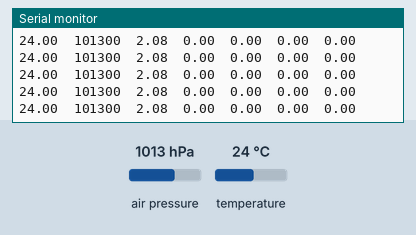
Simulated run of this sketch. Board: Arduino Uno, built with avr-gcc and run on an emulated ATmega328P. Shown: the last lines printed to the serial monitor. The test bench sets the inputs (shaded band); at power-on: temperature 24 °C, air pressure 1013 hPa.

Above: at 1.2 s.
1.3 s: temperature set to 10.6 °C
At 2.2 s:
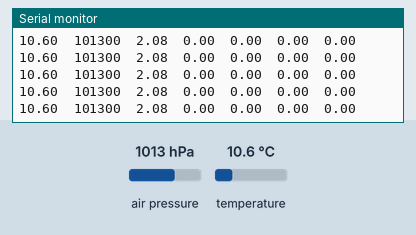
2.8 s: temperature set to 9.6 °C
At 3.9 s:
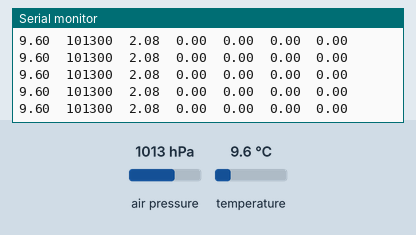
Timing chart, 0 to 5.8 s (numbered marks = the images above; inputs shaded):
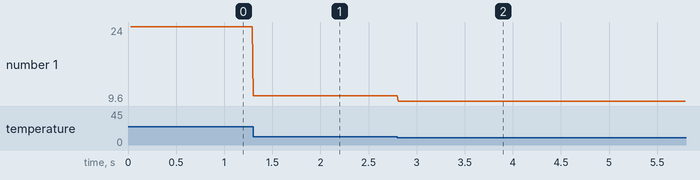

The sketch:

R_Santos.ino
```cpp
#include <Adafruit_BMP085.h>
#include <stdio.h>

Adafruit_BMP085 bmp;

float solo = 0;
int i = 0;
int idx[3] = {};
float alturaArray[3][10];
float mediaAlt[3+1] = {}; //+1 porque ele amazena a altura entrando
float somaAlt[3] = {};

void setup() {  ///inicialização
  Serial.begin(115200);
  if (!bmp.begin()) {
    Serial.println("Could not find a valid BMP085 sensor, check wiring!");
    while (1) {}
  }
  for(int i= 0; i < 10; i++){
    solo += bmp.readAltitude();
  }
  solo = solo/10;

/// cabeçario
  Serial.println("Temperature(C)\tPressure(PA)\tReal Altitude(m)\tAltura Atual(raw)(m)\tAltura Atual(FILTRO 1)(m)\tAltura Atual(FILTRO 2)(m)\tAltura Atual(FILTRO 3)(m)");
}

void loop() {
  float altura = bmp.readAltitude() - solo;   //Essa parte do codigo vai tirar apartir da 11 interação o valor idx = 0| idx++ da array e colocar um novo
  mediaAlt[0] = altura;
  for(int i = 0; i<3; i++){
    somaAlt[i] -= alturaArray[i][idx[i]];              //Retira o ultimo valor usado
    somaAlt[i] += mediaAlt[i];                      //soma que vai ser feita todo ciclo para poder fazer a media
    alturaArray[i][idx[i]] = mediaAlt[i];
    mediaAlt[i+1] = somaAlt[i] / 10;
    idx[i] = (idx[i] + 1) % 10;               //contador circular de interações no array (idx)
  }
  Serial.print(bmp.readTemperature());
  Serial.print("\t");
  Serial.print(bmp.readPressure());
  Serial.print("\t");
  Serial.print(bmp.readAltitude());
  Serial.print("\t");
  for(int j = 0; j<4; j++){
    Serial.print(mediaAlt[j]);
    Serial.print("\t");
  }
  Serial.println();
}
```

Measured:
- after the input at 1.3 s, the serial monitor: prints a new line at once (image 1)
- after the input at 2.8 s, the serial monitor: prints a new line at once (image 2)
- plotted number 1: 24 → 10.6 after the input at 1.3 s, 10.6 → 9.6 after the input at 2.8 s
